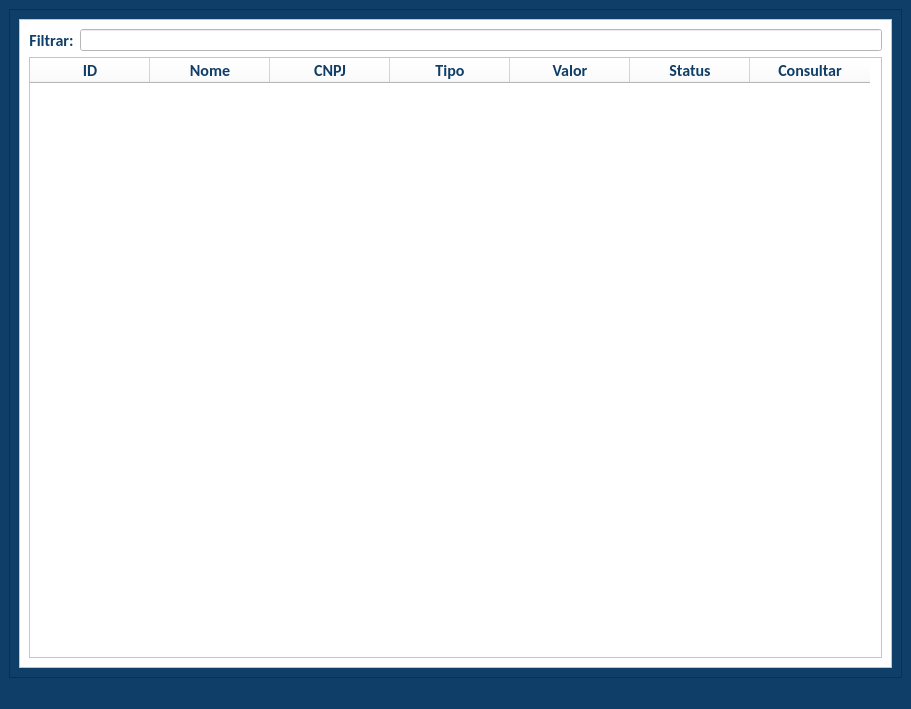
<?xml version="1.0" encoding="UTF-8"?>
<ui version="4.0">
 <class>MainWindow</class>
 <widget class="QMainWindow" name="MainWindow">
  <property name="geometry">
   <rect>
    <x>0</x>
    <y>0</y>
    <width>911</width>
    <height>709</height>
   </rect>
  </property>
  <property name="minimumSize">
   <size>
    <width>0</width>
    <height>0</height>
   </size>
  </property>
  <property name="maximumSize">
   <size>
    <width>16777215</width>
    <height>16777215</height>
   </size>
  </property>
  <property name="windowTitle">
   <string>MainWindow</string>
  </property>
  <property name="styleSheet">
   <string notr="true">background-color: rgb(15, 62, 104);</string>
  </property>
  <widget class="QWidget" name="centralwidget">
   <layout class="QVBoxLayout" name="verticalLayout">
    <item>
     <widget class="QScrollArea" name="scrollArea">
      <property name="widgetResizable">
       <bool>true</bool>
      </property>
      <widget class="QWidget" name="scrollAreaWidgetContents">
       <property name="geometry">
        <rect>
         <x>0</x>
         <y>0</y>
         <width>897</width>
         <height>677</height>
        </rect>
       </property>
       <layout class="QVBoxLayout" name="verticalLayout_2">
        <item>
         <widget class="QFrame" name="frame">
          <property name="minimumSize">
           <size>
            <width>0</width>
            <height>0</height>
           </size>
          </property>
          <property name="maximumSize">
           <size>
            <width>16777215</width>
            <height>16777215</height>
           </size>
          </property>
          <property name="layoutDirection">
           <enum>Qt::LeftToRight</enum>
          </property>
          <property name="styleSheet">
           <string notr="true">background-color: rgb(255, 255, 255);
color: rgb(15, 62, 104);</string>
          </property>
          <property name="frameShape">
           <enum>QFrame::StyledPanel</enum>
          </property>
          <property name="frameShadow">
           <enum>QFrame::Raised</enum>
          </property>
          <layout class="QGridLayout" name="gridLayout">
           <item row="0" column="0">
            <widget class="QLabel" name="label">
             <property name="sizePolicy">
              <sizepolicy hsizetype="Fixed" vsizetype="Minimum">
               <horstretch>0</horstretch>
               <verstretch>0</verstretch>
              </sizepolicy>
             </property>
             <property name="font">
              <font>
               <family>Calibri</family>
               <pointsize>12</pointsize>
               <weight>75</weight>
               <bold>true</bold>
              </font>
             </property>
             <property name="text">
              <string>Filtrar:</string>
             </property>
             <property name="alignment">
              <set>Qt::AlignCenter</set>
             </property>
            </widget>
           </item>
           <item row="1" column="0" colspan="3">
            <widget class="QTableWidget" name="tabelaLista">
             <property name="sizePolicy">
              <sizepolicy hsizetype="Preferred" vsizetype="Preferred">
               <horstretch>0</horstretch>
               <verstretch>0</verstretch>
              </sizepolicy>
             </property>
             <property name="minimumSize">
              <size>
               <width>0</width>
               <height>0</height>
              </size>
             </property>
             <property name="maximumSize">
              <size>
               <width>16777215</width>
               <height>16777215</height>
              </size>
             </property>
             <property name="font">
              <font>
               <family>Calibri</family>
               <pointsize>9</pointsize>
               <weight>50</weight>
               <bold>false</bold>
              </font>
             </property>
             <property name="focusPolicy">
              <enum>Qt::NoFocus</enum>
             </property>
             <property name="styleSheet">
              <string notr="true">background-color: rgb(255, 255, 255);
color: rgb(15, 62, 104);</string>
             </property>
             <attribute name="horizontalHeaderCascadingSectionResizes">
              <bool>true</bool>
             </attribute>
             <attribute name="horizontalHeaderDefaultSectionSize">
              <number>120</number>
             </attribute>
             <column>
              <property name="text">
               <string>ID</string>
              </property>
              <property name="font">
               <font>
                <family>Calibri</family>
                <pointsize>12</pointsize>
                <weight>75</weight>
                <bold>true</bold>
               </font>
              </property>
             </column>
             <column>
              <property name="text">
               <string>Nome</string>
              </property>
              <property name="font">
               <font>
                <family>Calibri</family>
                <pointsize>12</pointsize>
                <weight>75</weight>
                <bold>true</bold>
               </font>
              </property>
             </column>
             <column>
              <property name="text">
               <string>CNPJ</string>
              </property>
              <property name="font">
               <font>
                <family>Calibri</family>
                <pointsize>12</pointsize>
                <weight>75</weight>
                <bold>true</bold>
               </font>
              </property>
             </column>
             <column>
              <property name="text">
               <string>Tipo</string>
              </property>
              <property name="font">
               <font>
                <family>Calibri</family>
                <pointsize>12</pointsize>
                <weight>75</weight>
                <bold>true</bold>
               </font>
              </property>
             </column>
             <column>
              <property name="text">
               <string>Valor</string>
              </property>
              <property name="font">
               <font>
                <family>Calibri</family>
                <pointsize>12</pointsize>
                <weight>75</weight>
                <bold>true</bold>
               </font>
              </property>
             </column>
             <column>
              <property name="text">
               <string>Status</string>
              </property>
              <property name="font">
               <font>
                <family>Calibri</family>
                <pointsize>12</pointsize>
                <weight>75</weight>
                <bold>true</bold>
               </font>
              </property>
             </column>
             <column>
              <property name="text">
               <string>Consultar</string>
              </property>
              <property name="font">
               <font>
                <family>Calibri</family>
                <pointsize>12</pointsize>
                <weight>75</weight>
                <bold>true</bold>
               </font>
              </property>
             </column>
            </widget>
           </item>
           <item row="0" column="1" colspan="2">
            <widget class="QLineEdit" name="lineEdit">
             <property name="sizePolicy">
              <sizepolicy hsizetype="Ignored" vsizetype="Fixed">
               <horstretch>0</horstretch>
               <verstretch>0</verstretch>
              </sizepolicy>
             </property>
            </widget>
           </item>
          </layout>
         </widget>
        </item>
       </layout>
      </widget>
     </widget>
    </item>
   </layout>
  </widget>
  <widget class="QStatusBar" name="statusbar"/>
 </widget>
 <resources/>
 <connections/>
</ui>
